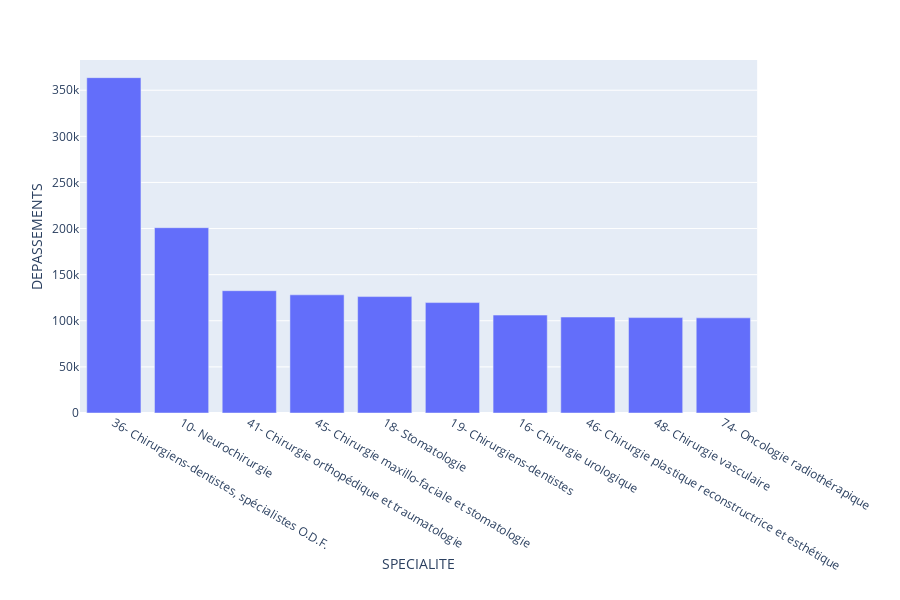

Write notebook code for a chart like this one.
### Markdown cell above
#### TOP 10 des spécialités ayant le plus de dépassements d'honoraires

### Code cell
import plotly.express as px
fig = px.bar(df_spe_sorted.head(10).reset_index(), x='SPECIALITE', y='DEPASSEMENTS')
fig.show()

### Figure 1 — Plotly figure (JSON) as saved in the notebook; plotly's stock layout.template omitted (floating-point values rounded to 4 significant figures)
{"data": [{"alignmentgroup": "True", "hoverlabel": {"namelength": 0}, "hovertemplate": "SPECIALITE=%{x}<br>DEPASSEMENTS=%{y}", "legendgroup": "", "marker": {"color": "#636efa"}, "name": "", "offsetgroup": "", "orientation": "v", "showlegend": false, "textposition": "auto", "type": "bar", "x": ["36- Chirurgiens-dentistes, spécialistes O.D.F.", "10- Neurochirurgie", "41- Chirurgie orthopédique et traumatologie", "45- Chirurgie maxillo-faciale et stomatologie", "18- Stomatologie", "19- Chirurgiens-dentistes", "16- Chirurgie urologique", "46- Chirurgie plastique reconstructrice et esthétique", "48- Chirurgie vasculaire", "74- Oncologie radiothérapique"], "xaxis": "x", "y": [363600.0, 200900.0, 132600.0, 128100.0, 126200.0, 119700.0, 106200.0, 104100.0, 103400.0, 103200.0], "yaxis": "y"}], "layout": {"barmode": "relative", "height": 600, "legend": {"tracegroupgap": 0}, "margin": {"t": 60}, "xaxis": {"anchor": "y", "domain": [0, 0.98], "title": {"text": "SPECIALITE"}}, "yaxis": {"anchor": "x", "domain": [0, 1], "title": {"text": "DEPASSEMENTS"}}}}
